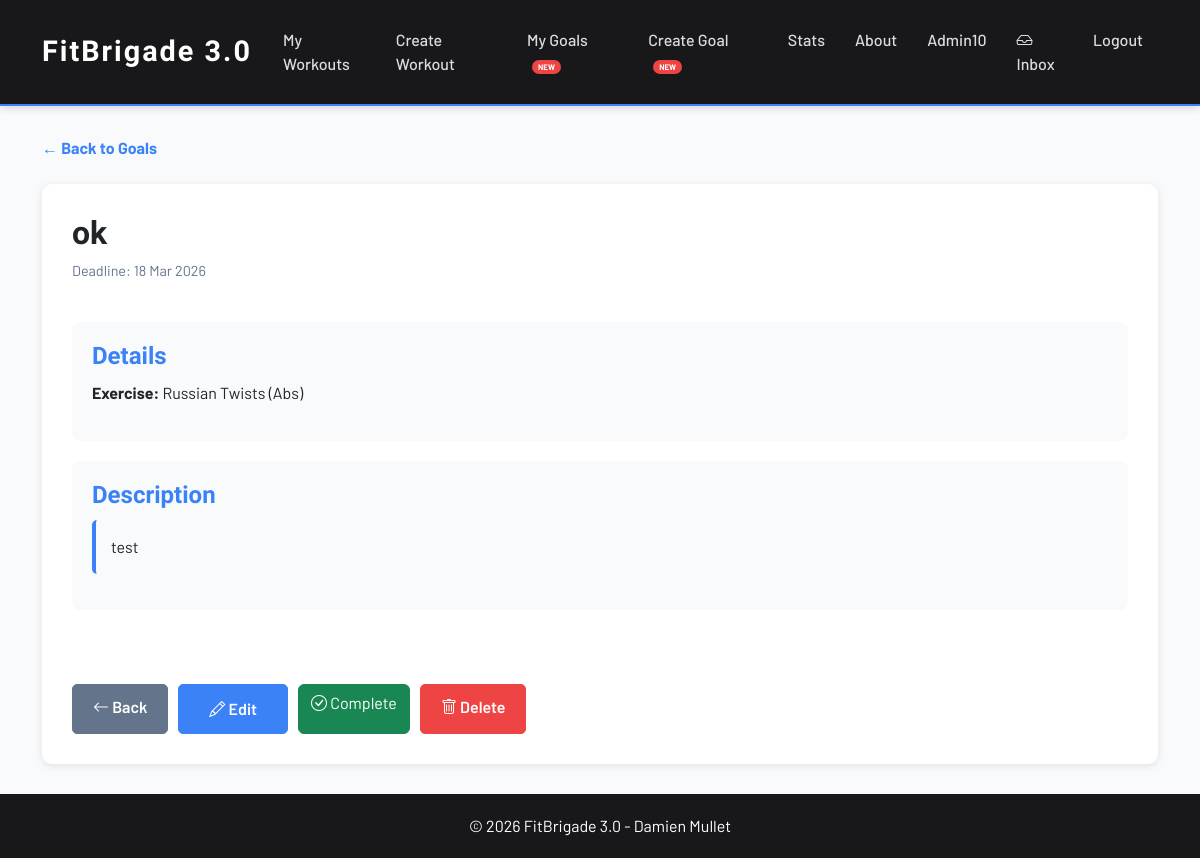
The app's page /goals/3/ (signed in) with its own data.
### users/models.py (models this page shows, shortened)
class CustomUser(AbstractUser):
    email = models.EmailField(unique=True)
    bio = models.TextField(blank=True, null=True)
    phone = models.CharField(max_length=20, blank=True, null=True)

### goals/models.py (models this page shows, shortened)
class Goal(models.Model):
    user = models.ForeignKey(
        settings.AUTH_USER_MODEL,
        on_delete=models.CASCADE,
        related_name='goals'
    )
    exercise = models.ForeignKey(
        Exercise,
        on_delete=models.SET_NULL,
        null=True,
        blank=True,
        related_name='goals'
    )
    name = models.CharField(max_length=100)
    target_weight = models.FloatField(null=True, blank=True)
    target_reps = models.PositiveIntegerField(null=True, blank=True)
    deadline = models.DateField(null=True, blank=True)
    notes = models.TextField(null=True, blank=True)
    created_at = models.DateTimeField(auto_now_add=True)
    is_completed = models.BooleanField(default=False)
    class Meta:
        ordering = ['deadline', '-created_at']

### workouts/models.py (models this page shows, shortened)
class Exercise(models.Model):
    name = models.CharField(max_length=100)
    muscle_group = models.ForeignKey(
        MuscleGroup,
        on_delete=models.CASCADE,
        related_name='exercises'
    )
    class Meta:
        ordering = ['muscle_group__name', 'name']

class MuscleGroup(models.Model):
    name = models.CharField(max_length=100, unique=True)
    class Meta:
        ordering = ['name']

### goals/views.py (the view)
# urls.py: path('<int:goal_id>/', views.goal_detail, name='goal_detail'),
@login_required
def goal_detail(request, goal_id):
    goal = get_object_or_404(Goal, id=goal_id, user=request.user)
    return render(request, 'goals/goal_detail.html', {'goal': goal})

### goals/templates/goals/goal_detail.html (shortened to what this page needs)
{% extends 'base.html' %}
{% load static %}
{% block content %}
<a href="{% url 'goals:goals_list' %}" class="back-link">← Back to Goals</a>
<br><br>
<div class="detail-card">
    <h2>{{ goal.name }}</h2>
    <p style="color: var(--secondary-color); font-size: 0.9rem;">
        Deadline: {{ goal.deadline|date:"d M Y"|default:"No deadline" }}
    </p>
    <br>
    <div class="muscle-section">
        <h4>Details</h4>
        {% if goal.exercise %}
        <p><strong>Exercise:</strong> {{ goal.exercise.name }} ({{ goal.exercise.muscle_group.name }})</p>
        {% endif %}
    </div>
    <div class="muscle-section">
        <h4>Description</h4>
        <p class="notes">{{ goal.notes }}</p>
    </div>
    <br>
    <div class="detail-actions">
        <a href="{% url 'goals:goals_list' %}" class="btn btn-secondary">
            <i class="bi bi-arrow-left"></i> Back
        </a>
        {% if not goal.is_completed %}
        <a href="{% url 'goals:edit_goal' goal.id %}" class="btn btn-primary">
            <i class="bi bi-pencil"></i> Edit
        </a>
        <a href="{% url 'goals:complete_goal' goal.id %}" class="btn btn-success">
            <i class="bi bi-check-circle"></i> Complete
        </a>
        {% endif %}
        <a href="{% url 'goals:delete_goal' goal.id %}" class="btn btn-danger">
            <i class="bi bi-trash"></i> Delete
        </a>
    </div>
    {% endblock %}

### templates/base.html (shortened to what this page needs)
{% load static %}
<!DOCTYPE html>
<html lang="en">
<head>
    <link href="https://cdn.jsdelivr.net/npm/bootstrap@5.3.0/dist/css/bootstrap.min.css" rel="stylesheet" />
    <link href="https://cdn.jsdelivr.net/npm/bootstrap-icons@1.11.0/font/bootstrap-icons.css" rel="stylesheet" />
    <link rel="stylesheet" href="{% static 'css/style.css' %}">
</head>
<body>
    <nav class="navbar navbar-expand-lg navbar-dark">
        <div class="container">
            <a class="navbar-brand" href="{% url 'workouts:index' %}">FitBrigade 3.0</a>
            <div class="collapse navbar-collapse" id="navbarNav">
                <ul class="navbar-nav me-auto">
                    {% if user.is_authenticated %}
                    <li class="nav-item">
                        <a class="nav-link" href="{% url 'workouts:home' %}">My Workouts</a>
                    </li>
                    <li class="nav-item">
                        <a class="nav-link" href="{% url 'workouts:create_workout' %}">Create Workout</a>
                    </li>
                    <li class="nav-item">
                        <a class="nav-link" href="{% url 'goals:goals_list' %}">My Goals <span
                                class="nav-new">NEW</span></a>
                    </li>
                    <li class="nav-item">
                        <a class="nav-link" href="{% url 'goals:create_goal' %}">Create Goal <span
                                class="nav-new">NEW</span></a>
                    </li>
                    <li class="nav-item">
                        <a class="nav-link" href="{% url 'workouts:stats' %}">Stats</a>
                    </li>
                    {% else %}
                    <li class="nav-item">
                        <a class="nav-link" href="{% url 'workouts:index' %}">Home</a>
                    </li>
                    {% endif %}
                    <li class="nav-item">
                        <a class="nav-link" href="{% url 'workouts:about' %}">About</a>
                    </li>
                </ul>
                <ul class="navbar-nav ms-auto">
                    {% if user.is_authenticated %}
                    <li class="nav-item">
                        <a class="nav-link" href="{% url 'users:profile' %}">{{ user.username }}</a>
                    </li>
                    <li class="nav-item">
                        <a class="nav-link" href="{% url 'messaging:inbox' %}">
                            <i class="bi bi-inbox"></i> Inbox
                        </a>
                    </li>
                    <li class="nav-item">
                        <form method="post" action="{% url 'users:logout' %}" class="d-inline">
                            <button type="submit" class="nav-link btn btn-link text-white">Logout</button>
                        </form>
                    </li>
                    {% endif %}
                </ul>
            </div>
        </div>
    </nav>
    <div class="toast-container position-fixed bottom-0 end-0 p-3" style="z-index: 9999;">
    </div>
    <main>
        <div class="container">
            {% block content %}{% endblock %}
        </div>
    </main>
    <footer>
        <div class="container">
            <p>&copy; 2026 FitBrigade 3.0 - Damien Mullet</p>
        </div>
    </footer>
</body>
</html>

### static/css/style.css (style rules this page uses)
:root { --primary-color: #3b82f6; --secondary-color: #64748b; --danger-color: #ef4444; --dark-color: #18181b; --light-bg: #f8fafc; }
body { font-family: 'Barlow', 'Segoe UI', Tahoma, Geneva, Verdana, sans-serif; background-color: var(--light-bg); display: flex !important; flex-direction: column !important; min-height: 100vh !important; }
h1, h2, h3, h4, h5, h6 { font-family: 'Oswald', sans-serif; font-weight: 700; }
.btn-primary { background-color: var(--primary-color) !important; border-color: var(--primary-color) !important; color: white !important; padding: 12px 30px; border-radius: 5px; font-family: 'Barlow', sans-serif; font-weight: 600; transition: background-color 0.3s, transform 0.3s, box-shadow 0.3s; }
.btn-secondary { background-color: var(--secondary-color) !important; border-color: var(--secondary-color) !important; color: white !important; padding: 10px 20px; border-radius: 5px; font-family: 'Barlow', sans-serif; font-weight: 600; }
.btn-danger { background-color: var(--danger-color) !important; border-color: var(--danger-color) !important; color: white !important; padding: 10px 20px; border-radius: 5px; font-family: 'Barlow', sans-serif; font-weight: 600; }
nav.navbar { background-color: var(--dark-color) !important; box-shadow: 0 2px 8px rgba(0, 0, 0, 0.15); border-bottom: 2px solid var(--primary-color); }
.navbar-brand { color: white !important; font-size: 1.8rem; font-weight: 700; font-family: 'Oswald', sans-serif; letter-spacing: 2px; }
.nav-link { color: rgba(255, 255, 255, 0.85) !important; font-weight: 500; position: relative; transition: color 0.3s; padding: 20px 15px !important; }
.nav-link::after { content: ""; position: absolute; bottom: 0; left: 50%; width: 0; height: 3px; background: var(--primary-color); transition: width 0.3s ease, left 0.3s ease; }
.nav-new { background: var(--danger-color); color: white; font-size: 0.5rem; padding: 2px 6px; border-radius: 10px; margin-left: 5px; font-weight: 700; animation: pulse 2s infinite; }
main { flex: 1 !important; padding: 30px 0; }
.card-actions, .detail-actions { display: flex; gap: 10px; }
.detail-actions { margin-top: 30px; }
.back-link { color: var(--primary-color); text-decoration: none; font-weight: bold; }
.detail-card { background: white; padding: 30px; border-radius: 10px; box-shadow: 0 2px 8px rgba(0, 0, 0, 0.1); }
.notes { background-color: var(--light-bg); padding: 15px; border-radius: 5px; border-left: 4px solid var(--primary-color); }
.muscle-section { background-color: var(--light-bg); padding: 20px; border-radius: 8px; margin-bottom: 20px; }
.muscle-section h4 { color: var(--primary-color); margin-bottom: 10px; }
footer { background-color: var(--dark-color); color: white; text-align: center; padding: 20px 0; margin-top: auto; }
footer p { margin: 0; }

### records on screen
CustomUser: username "Admin10"
Goal: name "ok", deadline "18 Mar 2026", exercise.name "Russian Twists", exercise.muscle_group.name "Abs", notes "test"
